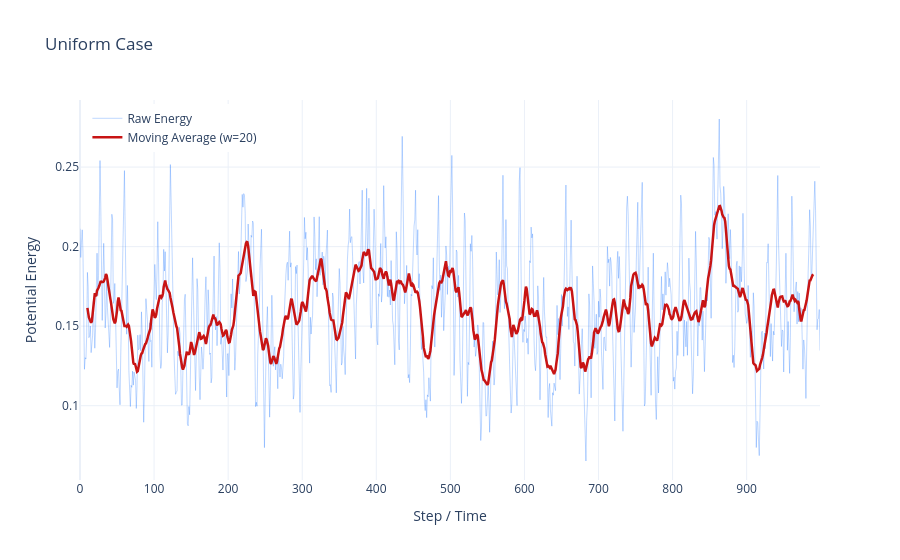
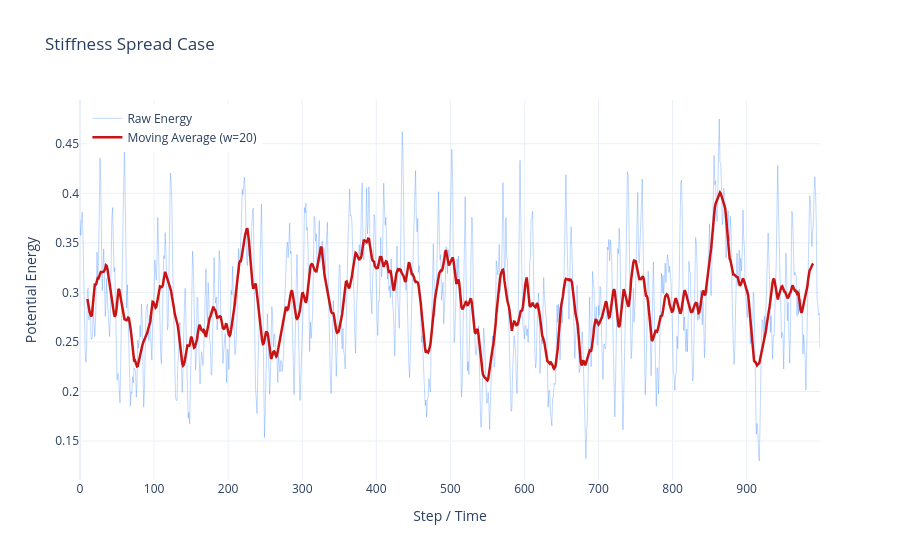
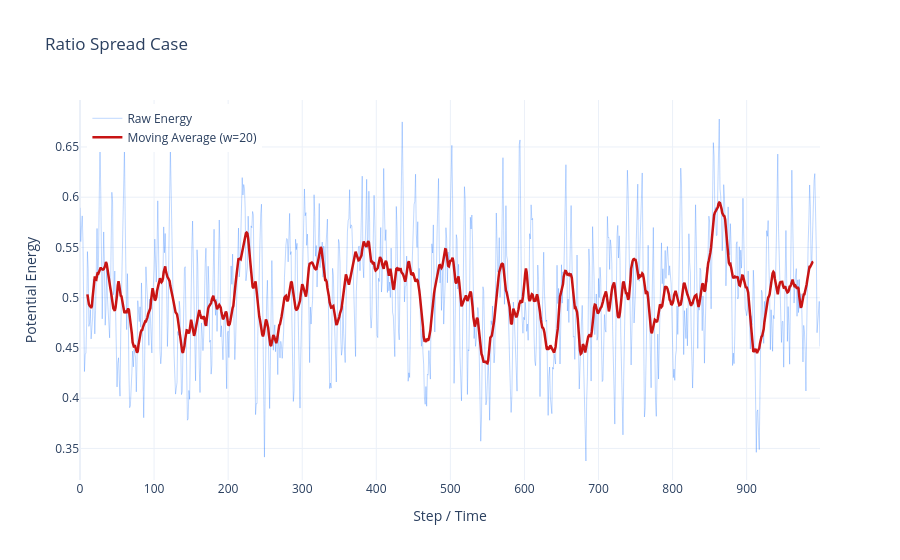

Source (notebook cell) for these figures, in order:
### Code cell
plot_smoothed_energy(0.5 * X_uniform[::, 10] ** 2, title="Uniform Case")

plot_smoothed_energy(0.5 * X_stiffness[::, 10] ** 2, title="Stiffness Spread Case")

plot_smoothed_energy(0.5 * X_ratio[::, 10] ** 2, title="Ratio Spread Case")

### Figure 1 — Plotly figure (JSON) as saved in the notebook; plotly's stock layout.template omitted (floating-point values rounded to 4 significant figures; data arrays with more than 128 entries replaced by an {"elided": "..."} marker saying what was removed)
{"data": [{"line": {"color": "rgba(0, 100, 255, 0.25)", "width": 1}, "mode": "lines", "name": "Raw Energy", "type": "scatter", "x": {"elided": "1000 int values"}, "y": {"elided": "1000 float values"}}, {"line": {"color": "rgb(200, 20, 20)", "width": 2.5}, "mode": "lines", "name": "Moving Average (w=20)", "type": "scatter", "x": {"elided": "981 int values"}, "y": {"elided": "981 float values"}}], "layout": {"hovermode": "x unified", "legend": {"x": 0.01, "xanchor": "left", "y": 0.99, "yanchor": "top"}, "title": {"text": "Uniform Case"}, "xaxis": {"title": {"text": "Step / Time"}}, "yaxis": {"title": {"text": "Potential Energy"}}}}

### Figure 2 — Plotly figure (JSON) as saved in the notebook; plotly's stock layout.template omitted (floating-point values rounded to 4 significant figures; data arrays with more than 128 entries replaced by an {"elided": "..."} marker saying what was removed)
{"data": [{"line": {"color": "rgba(0, 100, 255, 0.25)", "width": 1}, "mode": "lines", "name": "Raw Energy", "type": "scatter", "x": {"elided": "1000 int values"}, "y": {"elided": "1000 float values"}}, {"line": {"color": "rgb(200, 20, 20)", "width": 2.5}, "mode": "lines", "name": "Moving Average (w=20)", "type": "scatter", "x": {"elided": "981 int values"}, "y": {"elided": "981 float values"}}], "layout": {"hovermode": "x unified", "legend": {"x": 0.01, "xanchor": "left", "y": 0.99, "yanchor": "top"}, "title": {"text": "Stiffness Spread Case"}, "xaxis": {"title": {"text": "Step / Time"}}, "yaxis": {"title": {"text": "Potential Energy"}}}}

### Figure 3 — Plotly figure (JSON) as saved in the notebook; plotly's stock layout.template omitted (floating-point values rounded to 4 significant figures; data arrays with more than 128 entries replaced by an {"elided": "..."} marker saying what was removed)
{"data": [{"line": {"color": "rgba(0, 100, 255, 0.25)", "width": 1}, "mode": "lines", "name": "Raw Energy", "type": "scatter", "x": {"elided": "1000 int values"}, "y": {"elided": "1000 float values"}}, {"line": {"color": "rgb(200, 20, 20)", "width": 2.5}, "mode": "lines", "name": "Moving Average (w=20)", "type": "scatter", "x": {"elided": "981 int values"}, "y": {"elided": "981 float values"}}], "layout": {"hovermode": "x unified", "legend": {"x": 0.01, "xanchor": "left", "y": 0.99, "yanchor": "top"}, "title": {"text": "Ratio Spread Case"}, "xaxis": {"title": {"text": "Step / Time"}}, "yaxis": {"title": {"text": "Potential Energy"}}}}
